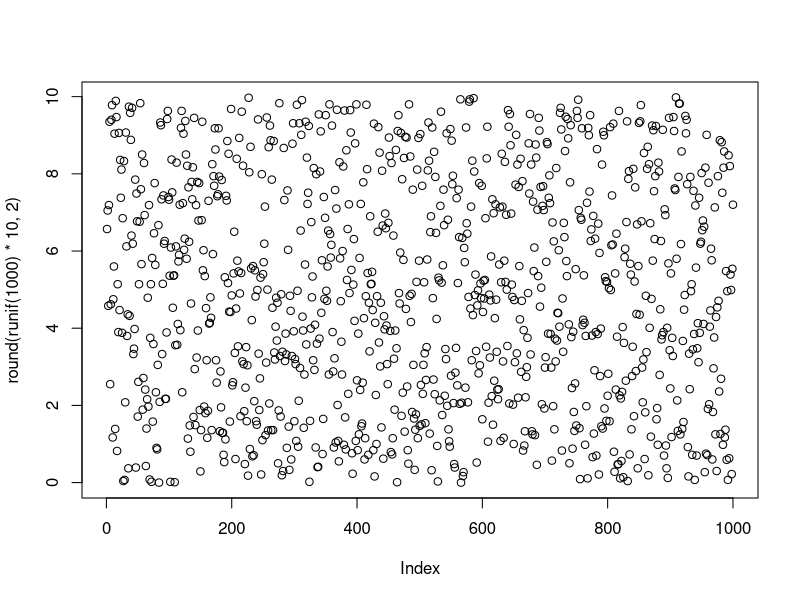
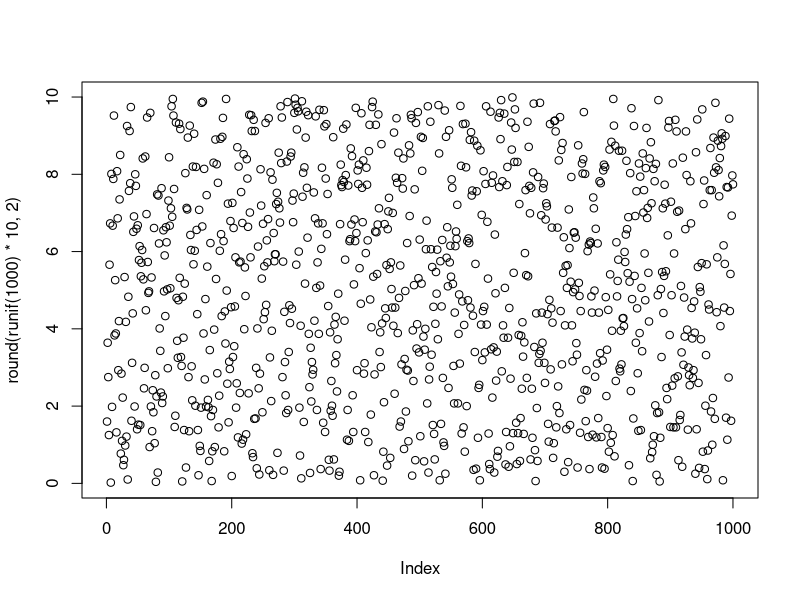
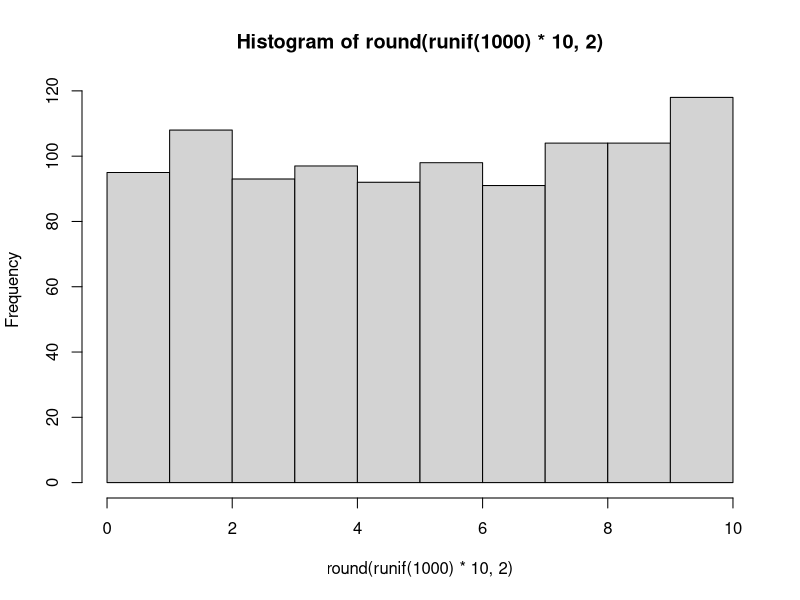
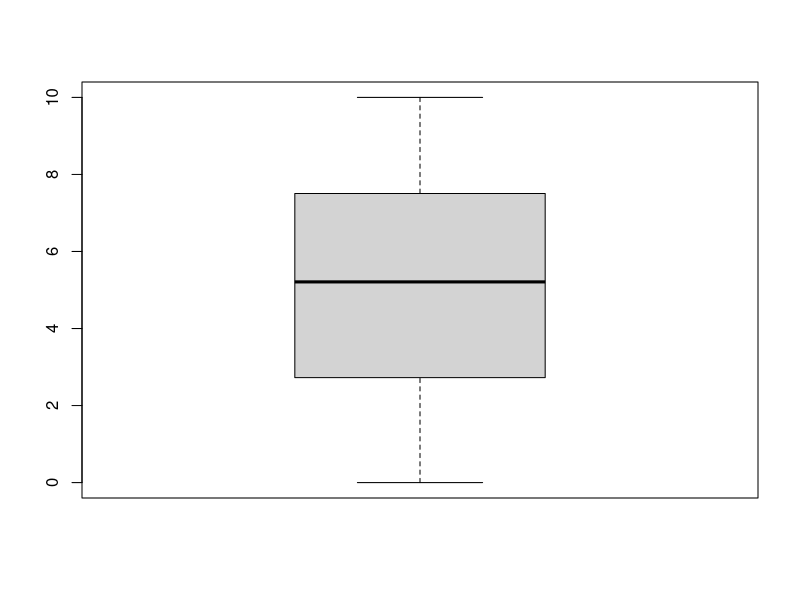
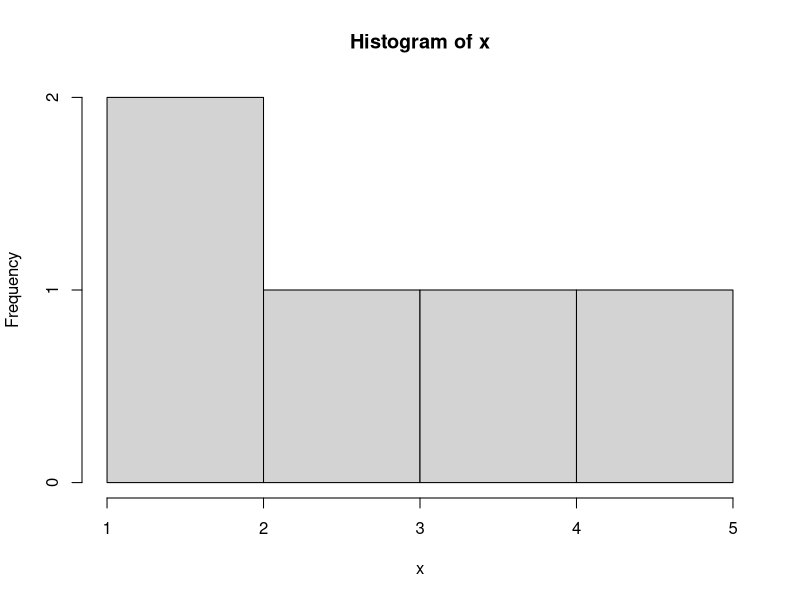
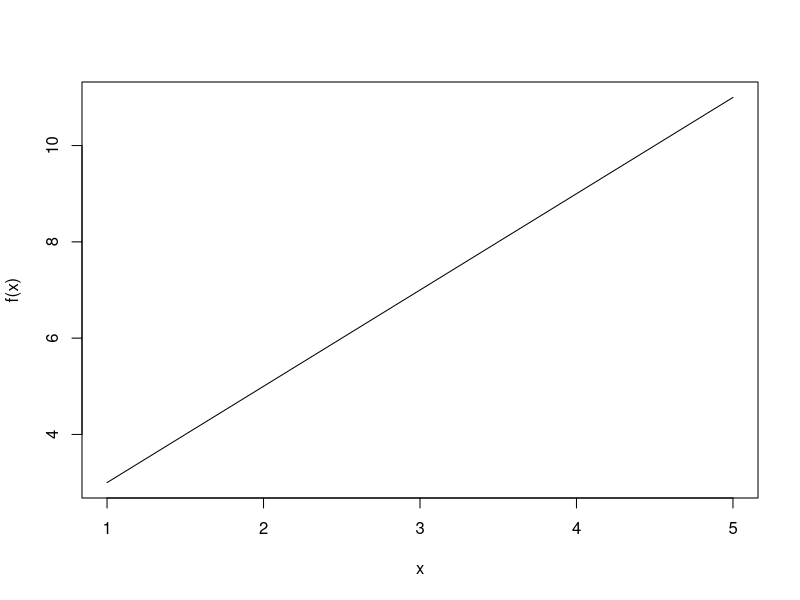
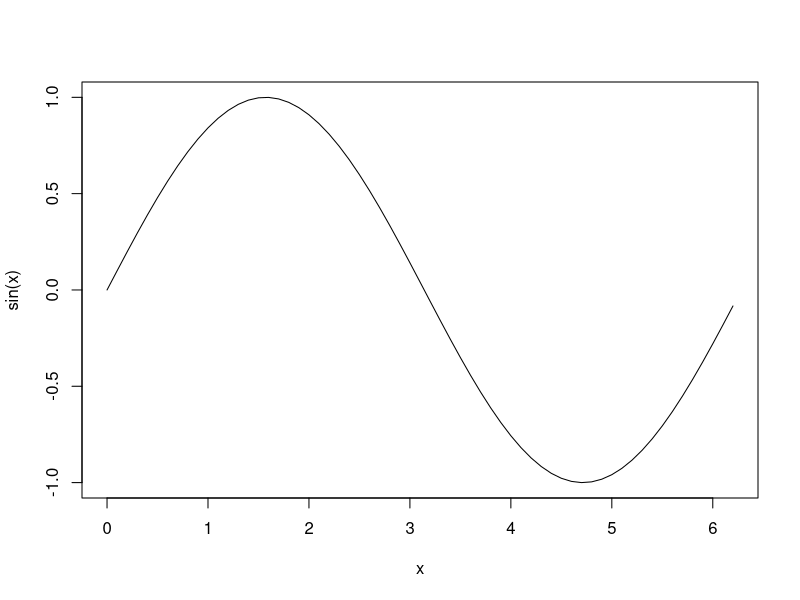
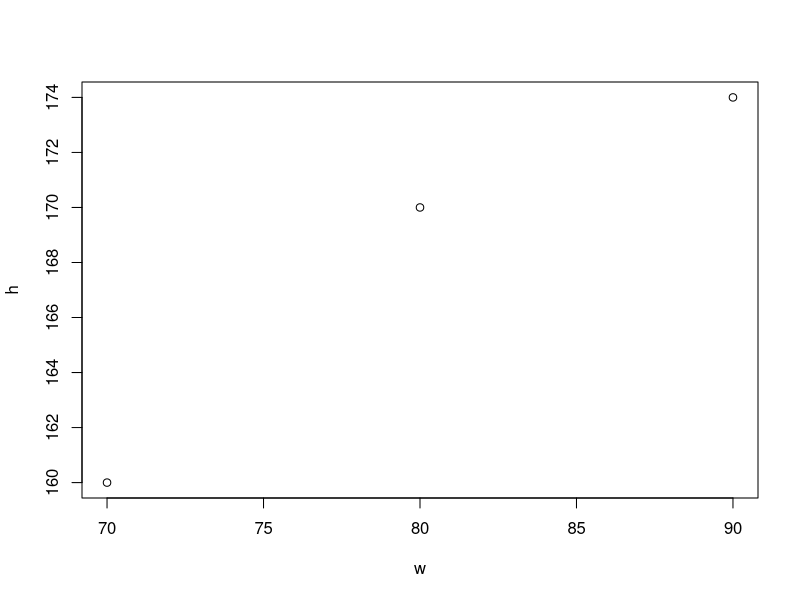

The R script that drew these images, in order:
1+3
2*8
2^2
pi
'pi'
"pi"
str(pi)
str('pi')
str(letters)
letters
str(letters)
c(1,10)
letters[c(1,10)] #comment
str(c)
?c
c(1,7:9)
c(1:5, 10.5, "next")
# variables

x <- 2
str(x)
## TODO square root of x
sqrt(x)
x^0.5
## random numbers

set.seed(42)
runif(1)
?runif
runif(2)
round(runif(5),x)
?round
## TODO generate 1000 rnd nr btween 0 10 digits=2 and visualise
## My solution
plot(round(runif(1000)*10,2))
## teacher solution
x<- runif(1000, min=0,max=10)
plot(round(runif(1000)*10,2))
hist(round(runif(1000)*10,2))
boxplot(round(runif(1000)*10,2))
f <- function(x)2*x+1
f(5)
x
f(x)
x<-1:5
hist(x)
plot(x,f(x), type = 'l') #lovercase l for line
##TODO 1 period of sine
x<- seq(0,pi*2,by=0.1)
plot(x,sin(x), type = 'l')
h<- c(174,170,160)
w<- c(90,80,70)
cor(h,w)
lm(w~h)
fit <- lm(w ~ h)
summary(fit)
abline(fit)
plot(w,h)
abline(fit)
plot(h,w)
abline(fit)
predict(fit, list(h=180))
fit
x
x<- runif(10, min=-1,max=1)
mean(x)
rounded <- round(x,2)
plot(x,rounded)
